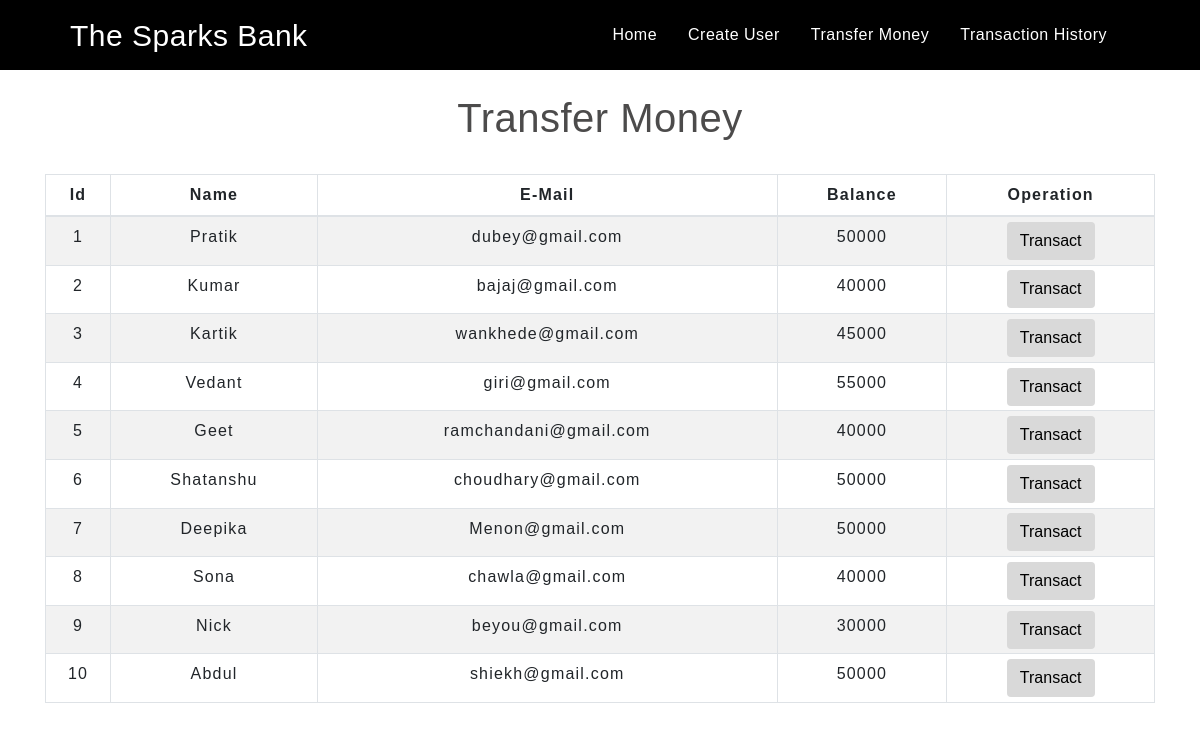
The app's page /transfermoney.php with its own data.
### tables this page shows
CREATE TABLE `users` (
  `id` int(3) NOT NULL,
  `name` text NOT NULL,
  `email` varchar(30) NOT NULL,
  `balance` int(8) NOT NULL
);

### transfermoney.php (the view, shortened to what this page needs)
<!DOCTYPE html>
<html lang="en">
<head>
    <link rel="stylesheet" href="https://maxcdn.bootstrapcdn.com/bootstrap/4.0.0/css/bootstrap.min.css">
    <link rel="stylesheet" type="text/css" href="css/table.css">
    <link rel="stylesheet" type="text/css" href="css/navbar.css">
</head>
<body>
<?php
    include 'config.php';
    $sql = "SELECT * FROM users";
    $result = mysqli_query($conn,$sql);
?>
<?php
  include 'navbar.php';
?>
<div class="container">
        <h2 class="text-center pt-4">Transfer Money</h2>
        <br>
            <div class="row">
                <div class="col">
                    <div class="table-responsive-sm">
                    <table class="table table-hover table-sm table-striped table-condensed table-bordered">
                        <thead>
                            <tr>
                            <th scope="col" class="text-center py-2">Id</th>
                            <th scope="col" class="text-center py-2">Name</th>
                            <th scope="col" class="text-center py-2">E-Mail</th>
                            <th scope="col" class="text-center py-2">Balance</th>
                            <th scope="col" class="text-center py-2">Operation</th>
                            </tr>
                        </thead>
                        <tbody>
                <?php
                    while($rows=mysqli_fetch_assoc($result)){
                ?>
                    <tr>
                        <td class="py-2"><?php echo $rows['id'] ?></td>
                        <td class="py-2"><?php echo $rows['name']?></td>
                        <td class="py-2"><?php echo $rows['email']?></td>
                        <td class="py-2"><?php echo $rows['balance']?></td>
                        <td><a href="selecteduserdetail.php?id= <?php echo $rows['id'] ;?>"> <button type="button" class="btn">Transact</button></a></td>
                    </tr>
                <?php
                    }
                ?>
                        </tbody>
                    </table>
                    </div>
                </div>
            </div>
         </div>
</body>
</html>

### navbar.php (shortened to what this page needs)
<nav class="navbar navbar-expand-md " style='height:70px; padding:0 70px; background-color: #000000; color: #ffffff'>
<a class="navbar-brand" href="index.php" style="color: #ffffff">The Sparks Bank</a>
<div class="collapse navbar-collapse" id="collapsibleNavbar">
      <ul class="navbar-nav ml-auto">
        <li class="nav-item">
          <a class="nav-link" href="index.php" style="color: #ffffff" onMouseOver="this.style.color='blue'" onMouseOut="this.style.color='white'">Home</a>
        </li>
        <li class="nav-item">
          <a class="nav-link" href="createuser.php" style="color: #ffffff" onMouseOver="this.style.color='blue'" onMouseOut="this.style.color='white'">Create User</a>
        </li>
        <li class="nav-item">
          <a class="nav-link" href="transfermoney.php" style="color: #ffffff" onMouseOver="this.style.color='blue'" onMouseOut="this.style.color='white'">Transfer Money</a>
        </li>
        <li class="nav-item">
          <a class="nav-link" href="transactionhistory.php" style="color: #ffffff" onMouseOver="this.style.color='blue'" onMouseOut="this.style.color='white'">Transaction History</a>
        </li>
    </div>
 </nav>

### css/table.css (style rules this page uses)
* { padding: 0; margin: 0; box-sizing: border-box; font-family: sans-serif; }
h2 { font-size: 40px; }
table { letter-spacing: 1.2px; }
td { text-align: center; }
button { border:none; background: #d9d9d9; transition: 1s; }

### css/navbar.css (style rules this page uses)
* { font-family: Arial, Helvetica, sans-serif; }
.nav-link { margin-right: 15px; color:#ffffff; letter-spacing: 0.5px; transition: 0.5s; }
.navbar-brand { color: #ffffff; font-size: 30px; letter-spacing: 0.5px; }
h2 { color: #4C4B4B; letter-spacing: 0.5px; }

### transfermoney.php (style rules this page uses)
button { transition: 1.5s; }

### records on screen
users: id "1", name "Pratik", email "dubey@gmail.com", balance "50000"
users: id "2", name "Kumar", email "bajaj@gmail.com", balance "40000"
users: id "3", name "Kartik", email "wankhede@gmail.com", balance "45000"
users: id "4", name "Vedant", email "giri@gmail.com", balance "55000"
users: id "5", name "Geet", email "ramchandani@gmail.com", balance "40000"
users: id "6", name "Shatanshu", email "choudhary@gmail.com", balance "50000"
users: id "7", name "Deepika", email "Menon@gmail.com", balance "50000"
users: id "8", name "Sona", email "chawla@gmail.com", balance "40000"
users: id "9", name "Nick", email "beyou@gmail.com", balance "30000"
users: id "10", name "Abdul", email "shiekh@gmail.com", balance "50000"
